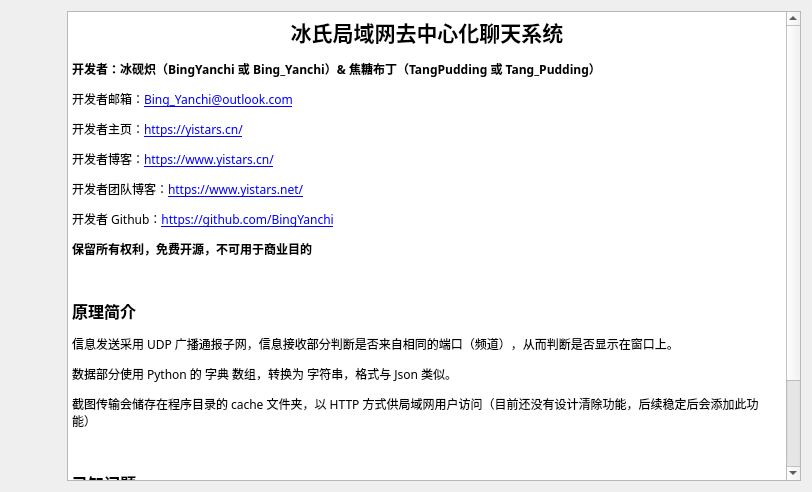
<?xml version="1.0" encoding="UTF-8"?>
<ui version="4.0">
 <class>Form</class>
 <widget class="QWidget" name="Form">
  <property name="geometry">
   <rect>
    <x>0</x>
    <y>0</y>
    <width>812</width>
    <height>492</height>
   </rect>
  </property>
  <property name="sizePolicy">
   <sizepolicy hsizetype="Preferred" vsizetype="Preferred">
    <horstretch>0</horstretch>
    <verstretch>0</verstretch>
   </sizepolicy>
  </property>
  <property name="minimumSize">
   <size>
    <width>650</width>
    <height>350</height>
   </size>
  </property>
  <property name="font">
   <font>
    <family>HarmonyOS Sans SC</family>
   </font>
  </property>
  <property name="windowTitle">
   <string>关于我们</string>
  </property>
  <property name="autoFillBackground">
   <bool>true</bool>
  </property>
  <property name="styleSheet">
   <string notr="true"/>
  </property>
  <layout class="QVBoxLayout" name="verticalLayout">
   <item>
    <layout class="QHBoxLayout" name="horizontalLayout">
     <item>
      <widget class="QLabel" name="label">
       <property name="sizePolicy">
        <sizepolicy hsizetype="Preferred" vsizetype="Preferred">
         <horstretch>0</horstretch>
         <verstretch>0</verstretch>
        </sizepolicy>
       </property>
       <property name="minimumSize">
        <size>
         <width>50</width>
         <height>50</height>
        </size>
       </property>
       <property name="maximumSize">
        <size>
         <width>250</width>
         <height>250</height>
        </size>
       </property>
       <property name="font">
        <font>
         <family>HarmonyOS Sans SC</family>
        </font>
       </property>
       <property name="text">
        <string/>
       </property>
       <property name="pixmap">
        <pixmap resource="About.qrc">:/Logo/25385f0f6af17a35.jpg</pixmap>
       </property>
       <property name="scaledContents">
        <bool>true</bool>
       </property>
      </widget>
     </item>
     <item>
      <widget class="QTextBrowser" name="textBrowser">
       <property name="font">
        <font>
         <family>HarmonyOS Sans SC</family>
        </font>
       </property>
       <property name="html">
        <string>&lt;!DOCTYPE HTML PUBLIC &quot;-//W3C//DTD HTML 4.0//EN&quot; &quot;http://www.w3.org/TR/REC-html40/strict.dtd&quot;&gt;
&lt;html&gt;&lt;head&gt;&lt;meta name=&quot;qrichtext&quot; content=&quot;1&quot; /&gt;&lt;style type=&quot;text/css&quot;&gt;
p, li { white-space: pre-wrap; }
&lt;/style&gt;&lt;/head&gt;&lt;body style=&quot; font-family:'HarmonyOS Sans SC'; font-size:9pt; font-weight:400; font-style:normal;&quot;&gt;
&lt;p align=&quot;center&quot; style=&quot; margin-top:12px; margin-bottom:12px; margin-left:0px; margin-right:0px; -qt-block-indent:0; text-indent:0px;&quot;&gt;&lt;span style=&quot; font-size:16pt; font-weight:600;&quot;&gt;冰氏局域网去中心化聊天系统&lt;/span&gt;&lt;/p&gt;
&lt;p style=&quot; margin-top:12px; margin-bottom:12px; margin-left:0px; margin-right:0px; -qt-block-indent:0; text-indent:0px;&quot;&gt;&lt;span style=&quot; font-weight:600;&quot;&gt;开发者：冰砚炽（BingYanchi 或 Bing_Yanchi）&amp;amp; 焦糖布丁（TangPudding 或 Tang_Pudding）&lt;/span&gt;&lt;/p&gt;
&lt;p style=&quot; margin-top:12px; margin-bottom:12px; margin-left:0px; margin-right:0px; -qt-block-indent:0; text-indent:0px;&quot;&gt;开发者邮箱：&lt;a href=&quot;mailto:Bing_Yanchi@outlook.com&quot;&gt;&lt;span style=&quot; text-decoration: underline; color:#0000ff;&quot;&gt;Bing_Yanchi@outlook.com&lt;/span&gt;&lt;/a&gt;&lt;/p&gt;
&lt;p style=&quot; margin-top:12px; margin-bottom:12px; margin-left:0px; margin-right:0px; -qt-block-indent:0; text-indent:0px;&quot;&gt;开发者主页：&lt;a href=&quot;https://yistars.cn/&quot;&gt;&lt;span style=&quot; text-decoration: underline; color:#0000ff;&quot;&gt;https://yistars.cn/&lt;/span&gt;&lt;/a&gt;&lt;/p&gt;
&lt;p style=&quot; margin-top:12px; margin-bottom:12px; margin-left:0px; margin-right:0px; -qt-block-indent:0; text-indent:0px;&quot;&gt;开发者博客：&lt;a href=&quot;https://www.yistars.cn/&quot;&gt;&lt;span style=&quot; text-decoration: underline; color:#0000ff;&quot;&gt;https://www.yistars.cn/&lt;/span&gt;&lt;/a&gt;&lt;/p&gt;
&lt;p style=&quot; margin-top:12px; margin-bottom:12px; margin-left:0px; margin-right:0px; -qt-block-indent:0; text-indent:0px;&quot;&gt;开发者团队博客：&lt;a href=&quot;https://www.yistars.net/&quot;&gt;&lt;span style=&quot; text-decoration: underline; color:#0000ff;&quot;&gt;https://www.yistars.net/&lt;/span&gt;&lt;/a&gt;&lt;/p&gt;
&lt;p style=&quot; margin-top:12px; margin-bottom:12px; margin-left:0px; margin-right:0px; -qt-block-indent:0; text-indent:0px;&quot;&gt;开发者 Github：&lt;a href=&quot;https://github.com/BingYanchi&quot;&gt;&lt;span style=&quot; text-decoration: underline; color:#0000ff;&quot;&gt;https://github.com/BingYanchi&lt;/span&gt;&lt;/a&gt;&lt;/p&gt;
&lt;p style=&quot; margin-top:12px; margin-bottom:12px; margin-left:0px; margin-right:0px; -qt-block-indent:0; text-indent:0px;&quot;&gt;&lt;span style=&quot; font-weight:600;&quot;&gt;保留所有权利，免费开源，不可用于商业目的&lt;/span&gt;&lt;/p&gt;
&lt;p style=&quot;-qt-paragraph-type:empty; margin-top:12px; margin-bottom:12px; margin-left:0px; margin-right:0px; -qt-block-indent:0; text-indent:0px; font-weight:600;&quot;&gt;&lt;br /&gt;&lt;/p&gt;
&lt;p style=&quot; margin-top:12px; margin-bottom:12px; margin-left:0px; margin-right:0px; -qt-block-indent:0; text-indent:0px;&quot;&gt;&lt;span style=&quot; font-size:12pt; font-weight:600;&quot;&gt;原理简介&lt;/span&gt;&lt;/p&gt;
&lt;p style=&quot; margin-top:12px; margin-bottom:12px; margin-left:0px; margin-right:0px; -qt-block-indent:0; text-indent:0px;&quot;&gt;信息发送采用 UDP 广播通报子网，信息接收部分判断是否来自相同的端口（频道），从而判断是否显示在窗口上。&lt;/p&gt;
&lt;p style=&quot; margin-top:12px; margin-bottom:12px; margin-left:0px; margin-right:0px; -qt-block-indent:0; text-indent:0px;&quot;&gt;数据部分使用 Python 的 字典 数组，转换为 字符串，格式与 Json 类似。&lt;/p&gt;
&lt;p style=&quot; margin-top:12px; margin-bottom:12px; margin-left:0px; margin-right:0px; -qt-block-indent:0; text-indent:0px;&quot;&gt;截图传输会储存在程序目录的 cache 文件夹，以 HTTP 方式供局域网用户访问（目前还没有设计清除功能，后续稳定后会添加此功能）&lt;/p&gt;
&lt;p style=&quot;-qt-paragraph-type:empty; margin-top:12px; margin-bottom:12px; margin-left:0px; margin-right:0px; -qt-block-indent:0; text-indent:0px;&quot;&gt;&lt;br /&gt;&lt;/p&gt;
&lt;p style=&quot; margin-top:12px; margin-bottom:12px; margin-left:0px; margin-right:0px; -qt-block-indent:0; text-indent:0px;&quot;&gt;&lt;span style=&quot; font-size:12pt; font-weight:600;&quot;&gt;已知问题&lt;/span&gt;&lt;/p&gt;
&lt;p style=&quot; margin-top:12px; margin-bottom:12px; margin-left:0px; margin-right:0px; -qt-block-indent:0; text-indent:0px;&quot;&gt;- 同时发送大量图片时，可能会导致程序崩溃（因为 Qt 的 QTextBrowser 的 html 虽然支持调整 width，但处理效率很低，有时会导致内存溢出）&lt;/p&gt;
&lt;p style=&quot; margin-top:12px; margin-bottom:12px; margin-left:0px; margin-right:0px; -qt-block-indent:0; text-indent:0px;&quot;&gt;- 多张图片时，会出现显示错误，部分图片无法显示（可能是 Qt 的 页面重绘逻辑导致，图片出现在可见范围外就会拒绝加载，你可以通过调整窗口大小让其再次刷新就可以恢复正常）&lt;/p&gt;&lt;/body&gt;&lt;/html&gt;</string>
       </property>
       <property name="openLinks">
        <bool>false</bool>
       </property>
      </widget>
     </item>
    </layout>
   </item>
  </layout>
 </widget>
 <resources>
  <include location="About.qrc"/>
 </resources>
 <connections/>
</ui>
